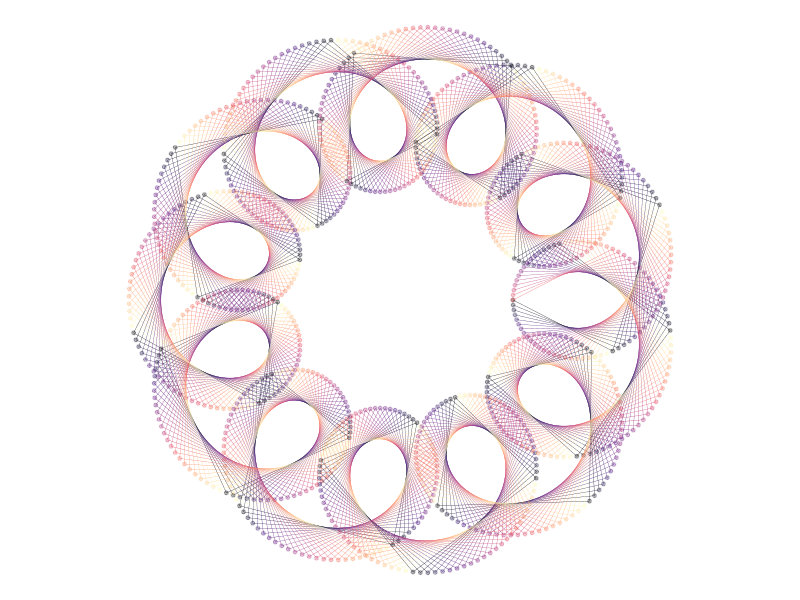
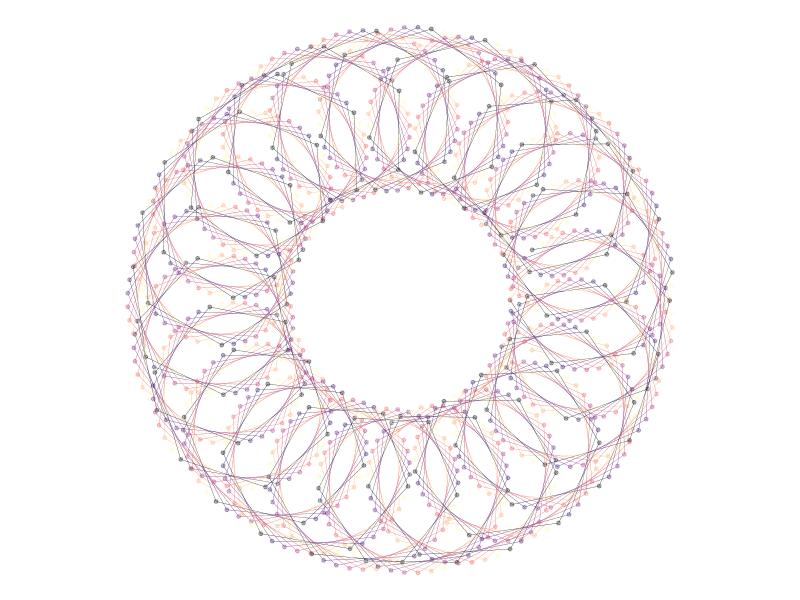
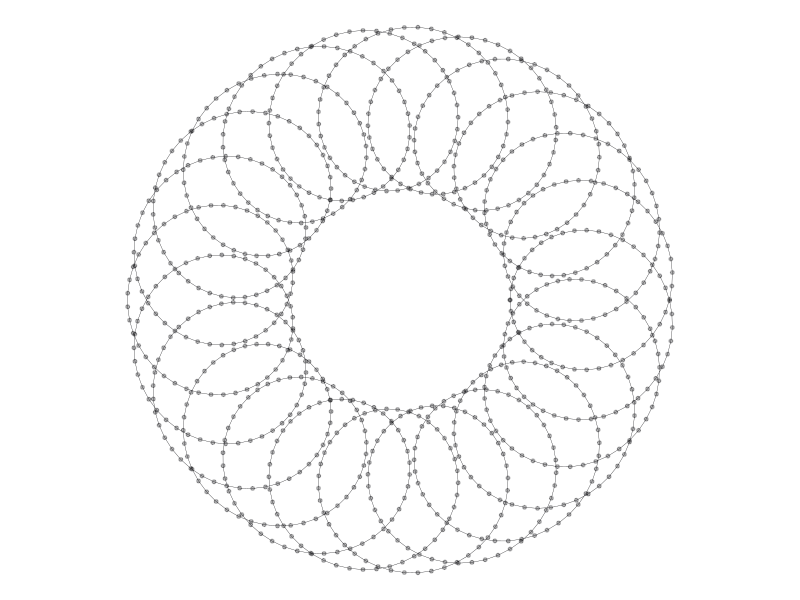
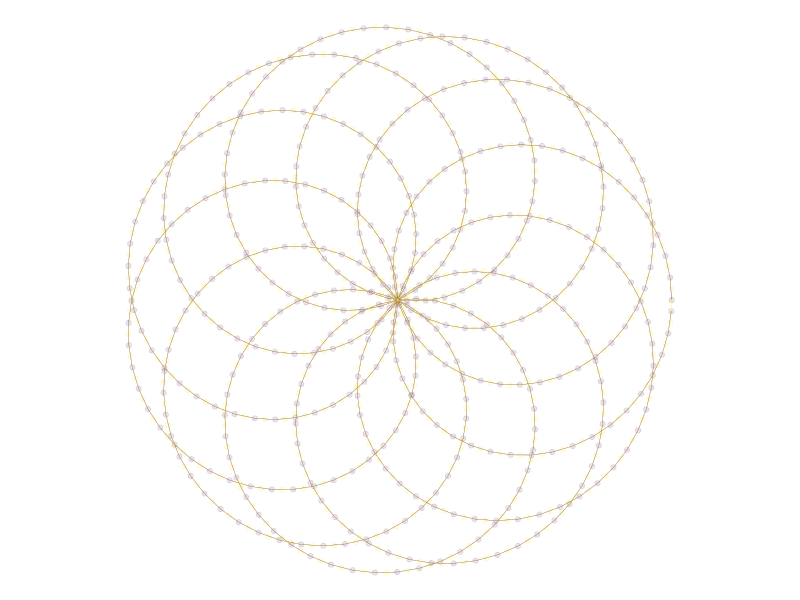
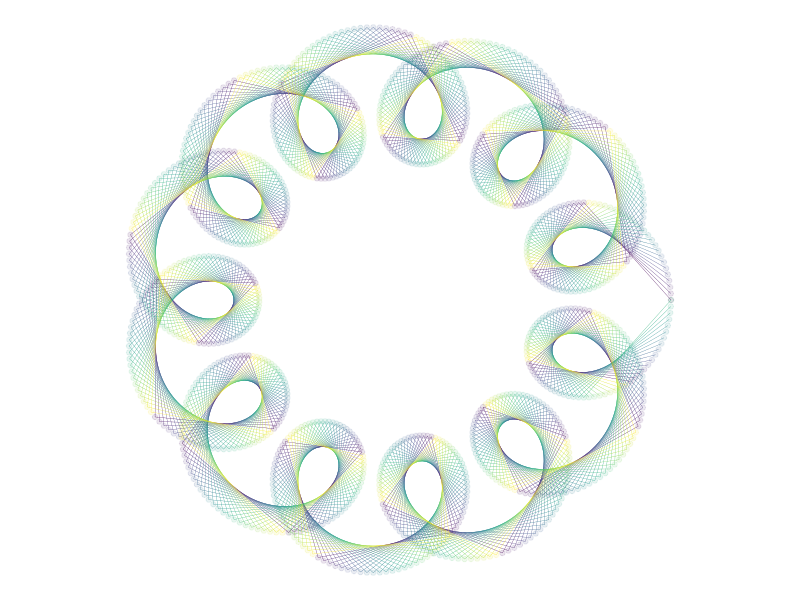
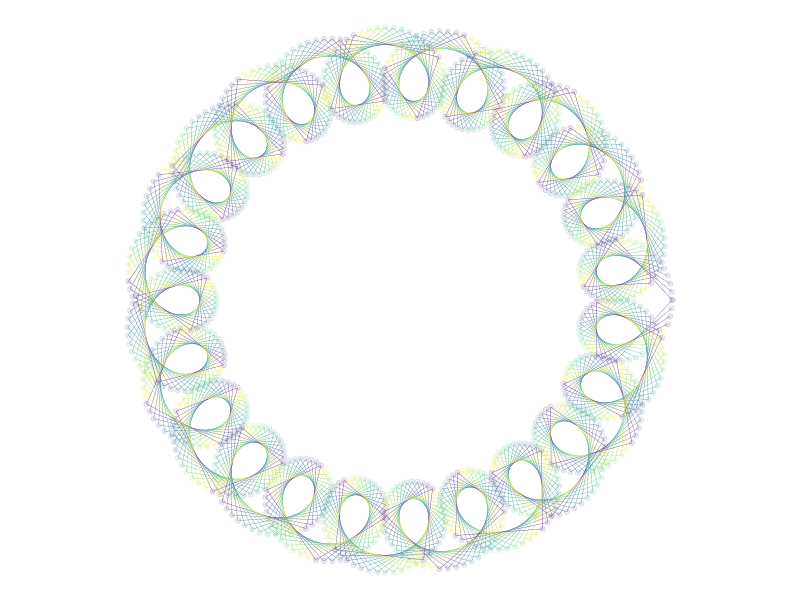
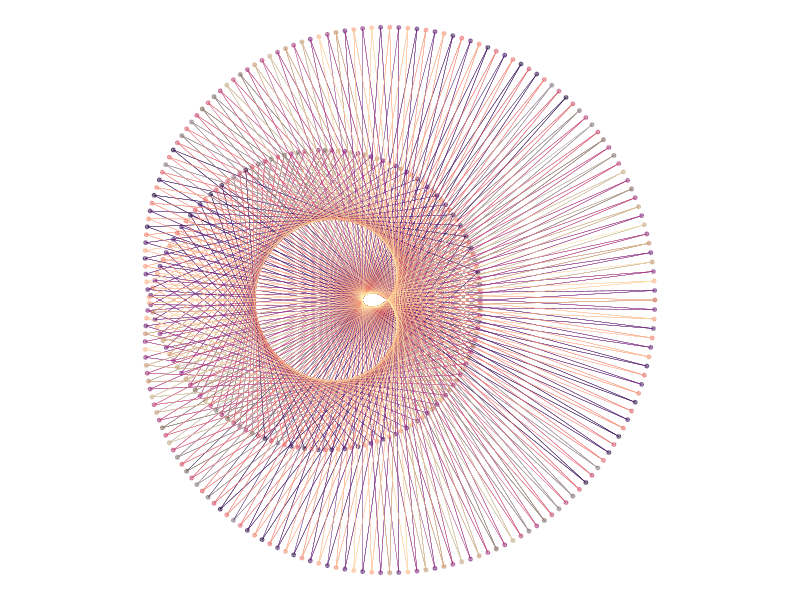
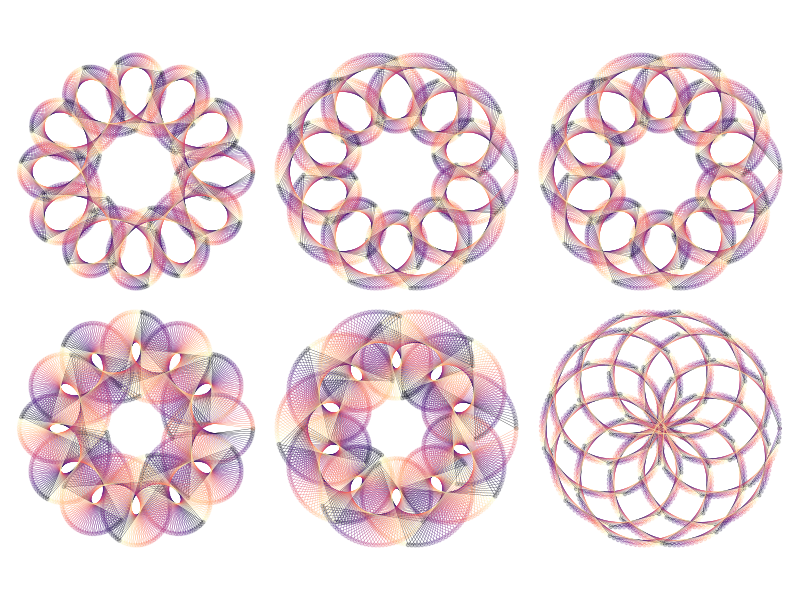

Recreate these plots in R, in order.
## ---- chunk 1

library(tidyverse)

#gr <- 0.5 * (1 + sqrt(5))

spirograph <- function(inner_r=3,mo=12,col=24,k=1000,...){
  
  df <- tibble(
  k = seq.int(0,k-1),
  t = seq(0,2*pi, length.out=1000),
  xa = inner_r*cos(t),
  ya = inner_r*sin(t),
  x = xa + cos(mo*t),
  y = ya + sin(mo*t)
)

df %>% 
  ggplot(aes(x=x,y=y,color=factor(k%%col))) + 
  geom_point(alpha=0.1) +
  geom_path(size=0.1) +
  theme_void() +
  coord_fixed() +
  scale_color_viridis_d(guide="none")

}

epitrochoids <- function(inner_r=3,mo=12,outer_r=4,outer_d=3,col=24,k=1000,...){
  
  df <- tibble(
  k = seq.int(0,k-1),  
  t = seq(0,2*pi, length.out=1000),
  xa = (inner_r+outer_r)*cos(t),
  ya = (inner_r+outer_r)*sin(t),
  x = xa - outer_d*cos(mo*t),
  y = ya - outer_d*sin(mo*t)
)

df %>% 
  ggplot(aes(x=x,y=y, color=factor(k%%col))) + 
  geom_point(alpha=0.3 ,size=1) +
  geom_path(size=0.1) +
  theme_void() +
  coord_fixed() +
  scale_color_viridis_d(guide="none", option="magma")

}


epitrochoids(inner_r=3,mo=12,outer_r=4,outer_d=3,col=24,k=1000)
epitrochoids(inner_r=3,mo=24,outer_r=4,outer_d=3,col=7,k=1000)
epitrochoids(inner_r=3,mo=24,outer_r=4,outer_d=3,col=1,k=1000)
spirograph(inner_r=1, mo=12, col=2, k=1000)
spirograph(inner_r=3, mo=12, col=24, k=1000)
spirograph(inner_r=5, mo=24, col=12, k=1000)



## ---- chunk 2

### I like this! 
artwork <- function(r1=3,speed1=1,r2=2,speed2=3,col=24,r3=0,speed3=0,k=1000,...){
  
  df <- tibble(
  k = seq.int(0,k-1),  
  t = seq(0,2*pi, length.out=1000),
  x = r1 * cos(speed1 * t) + r2 * cos(speed2 * t) + r3 * cos(speed3*t),
  y = r1 * sin(speed1 * t) + r2 * sin(speed2 * t) + r3 * sin(speed3*t)
)

df %>% 
  ggplot(aes(x=x,y=y, color=factor(k%%col))) + 
  geom_point(alpha=0.2 ,size=1) +
  geom_path(size=0.1) +
  theme_void() +
  coord_fixed() +
  scale_color_viridis_d(guide="none", option="magma") 

#ggsave(str_c("art/",r1,r2,r3,speed1,speed2,speed3,col,".png",sep="_"),width=6, height=6)

}


artwork(r1=10,speed1=12,r2=24,speed2=24,col=24,k=1000)

library(patchwork)
a<-artwork(r1=10,speed1=1,r2=5,speed2=-11,col=24,k=1000)
b<-artwork(r1=10,speed1=1,r2=5,speed2=11,col=24,k=1000)
c<-artwork(r1=10,speed1=1,r2=5,speed2=11,col=24,k=1000)

d<-artwork(r1=10,speed1=1,r2=6,speed2=-11,col=36,k=1000)
e<-artwork(r1=10,speed1=1,r2=6,speed2=11,col=36,k=1000)
f<-artwork(r1=10,speed1=1,r2=10,speed2=11,col=12,k=1000)

a + b + c + d + e + f

artwork(r1=10,speed1=1,r2=12,speed2=11,r3=15,speed3=3,col=12,k=1000)

artwork(r1=13,speed1=1,r2=9,speed2=12,r3=0,speed3=0,col=31,k=1000)
artwork(r1=1,speed1=1,r2=-5,speed2=-11,col=24,k=1000)

params <- tibble(
  r1 = sample(x=c(1:20), size=12, replace=T),
  r2 = sample(x=c(-10:10), size=12, replace=T),
  re = sample(x=c(0,30), size=12, replace=T),
  speed1 = sample(c(1:6), size=12, replace=T),
  speed2 = sample(c(1:100), size=12, replace=T),
  speed3 = sample(c(1:20), size=12, replace=T),
  col = sample(c(1,6,12,8,9), size=12, replace=T)
)

params %>% pmap(.,artwork)


